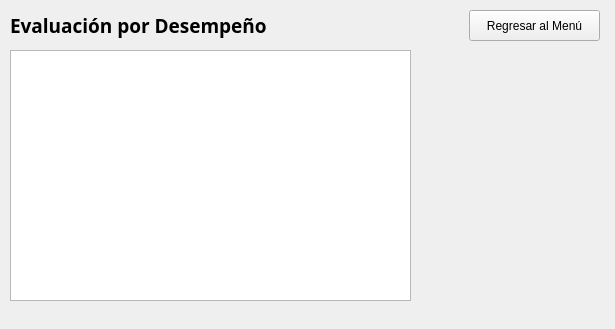
<?xml version="1.0" encoding="UTF-8"?>
<ui version="4.0">
 <class>Form</class>
 <widget class="QWidget" name="Form">
  <property name="geometry">
   <rect>
    <x>0</x>
    <y>0</y>
    <width>615</width>
    <height>329</height>
   </rect>
  </property>
  <property name="windowTitle">
   <string>Form</string>
  </property>
  <widget class="QLabel" name="label">
   <property name="geometry">
    <rect>
     <x>10</x>
     <y>10</y>
     <width>271</width>
     <height>31</height>
    </rect>
   </property>
   <property name="font">
    <font>
     <family>Montserrat</family>
     <pointsize>14</pointsize>
     <weight>75</weight>
     <bold>true</bold>
    </font>
   </property>
   <property name="text">
    <string>Evaluación por Desempeño</string>
   </property>
  </widget>
  <widget class="QPushButton" name="pushButton">
   <property name="geometry">
    <rect>
     <x>469</x>
     <y>10</y>
     <width>131</width>
     <height>31</height>
    </rect>
   </property>
   <property name="text">
    <string>Regresar al Menú</string>
   </property>
  </widget>
  <widget class="QTreeView" name="treeView">
   <property name="geometry">
    <rect>
     <x>10</x>
     <y>50</y>
     <width>401</width>
     <height>251</height>
    </rect>
   </property>
  </widget>
 </widget>
 <resources/>
 <connections/>
</ui>
